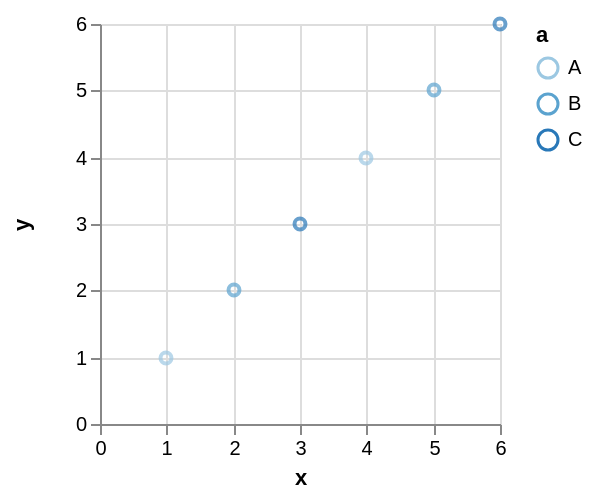

Here is the Vega-Lite specification saved for this chart:
### Vega specification from a JSON file in a GitHub repository (floating-point values rounded to 4 significant figures)
{"$schema": "https://vega.github.io/schema/vega/v3.0.json", "autosize": "pad", "padding": 5, "encode": {"update": {"stroke": {"value": "#ccc"}, "fill": {"value": "transparent"}}}, "data": [{"name": "source_0", "values": [{"a": "B", "x": 2, "y": 2}, {"a": "A", "x": 1, "y": 1}, {"a": "A", "x": 4, "y": 4}, {"a": "B", "x": 5, "y": 5}, {"a": "C", "x": 3, "y": 3}, {"a": "C", "x": 6, "y": 6}]}, {"name": "data_0", "source": "source_0", "transform": [{"type": "formula", "expr": "toNumber(datum[\"x\"])", "as": "x"}, {"type": "formula", "expr": "toNumber(datum[\"y\"])", "as": "y"}, {"type": "filter", "expr": "datum[\"x\"] !== null && !isNaN(datum[\"x\"]) && datum[\"y\"] !== null && !isNaN(datum[\"y\"])"}]}], "signals": [{"name": "width", "update": "200"}, {"name": "height", "update": "200"}], "marks": [{"name": "marks", "type": "symbol", "role": "point", "style": ["point"], "from": {"data": "data_0"}, "encode": {"update": {"x": {"scale": "x", "field": "x"}, "y": {"scale": "y", "field": "y"}, "stroke": {"scale": "color", "field": "a"}, "fill": {"value": "transparent"}, "opacity": {"value": 0.7}}}}], "scales": [{"name": "x", "type": "linear", "domain": {"data": "data_0", "field": "x"}, "range": [0, {"signal": "width"}], "round": true, "nice": true, "zero": true}, {"name": "y", "type": "linear", "domain": {"data": "data_0", "field": "y"}, "range": [{"signal": "height"}, 0], "round": true, "nice": true, "zero": true}, {"name": "color", "type": "ordinal", "domain": {"data": "data_0", "field": "a", "sort": true}, "range": "ordinal"}], "axes": [{"scale": "x", "labelOverlap": true, "orient": "bottom", "tickCount": {"signal": "ceil(width/40)"}, "title": "x", "zindex": 1}, {"scale": "x", "domain": false, "grid": true, "labels": false, "maxExtent": 0, "minExtent": 0, "orient": "bottom", "tickCount": {"signal": "ceil(width/40)"}, "ticks": false, "zindex": 0, "gridScale": "y"}, {"scale": "y", "labelOverlap": true, "orient": "left", "tickCount": {"signal": "ceil(height/40)"}, "title": "y", "zindex": 1}, {"scale": "y", "domain": false, "grid": true, "labels": false, "maxExtent": 0, "minExtent": 0, "orient": "left", "tickCount": {"signal": "ceil(height/40)"}, "ticks": false, "zindex": 0, "gridScale": "x"}], "legends": [{"stroke": "color", "title": "a"}], "config": {"axis": {"domainColor": "#888", "tickColor": "#888"}, "axisY": {"minExtent": 30}}}
